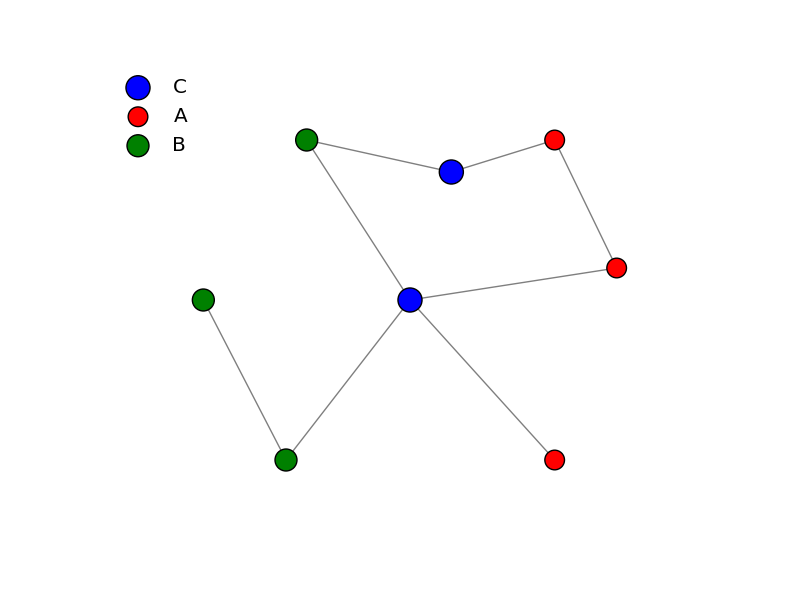

Recreate this plot in Python.
#!/usr/bin/env python
# coding=utf8
#
# Author: Archer Reilly
# Date: 10/Apr/2016
# File: localmarkov.py
# Desc: draw graph of undirected with different node type for local markov
# property.
#
# Produced By CSRGXTU
import matplotlib.pyplot as plt
import networkx as nx
from numpy import array

G = nx.Graph()

# add 6 same nodes
nodes = [1, 2, 3, 4, 5, 6, 7, 8, 9, 10]
G.add_nodes_from(nodes)

# nodes coordinates
pos = nx.spring_layout(G)
pos[1] = array([-1,  0]) # O[1]
pos[2] = array([-0.6, -1]) #W[0]
pos[3] = array([0.7, -1]) #W[1]
pos[4] = array([1,  0.2]) #W[2]
pos[5] = array([-0.5,  1]) #W[3]
pos[6] = array([0, 0]) # o
pos[7] = array([0.7, 1]) #O[2]
pos[8] = array([0.2, 0.8]) #O[3]
pos[9] = array([-1, 1]) # O[0]
pos[10] = array([1, -1]) #O[4]

# add edges between nodes
# edges = [(1, 2), (1, 6), (2, 4), (3, 4), (3, 6), (4, 6), (5, 6)]
edges = [(6, 2), (6, 3), (6, 4), (6,5), (2, 1), (4, 7), (7, 8), (5, 8)]
G.add_edges_from(edges)

# draw the nodes
nx.draw_networkx_nodes(G, pos, nodelist=[6, 8], node_color='b', node_size=300, alpha=1, label='C')
nx.draw_networkx_nodes(G, pos, nodelist=[3, 4, 7], node_color='r', node_size=200, alpha=1, label='A')
nx.draw_networkx_nodes(G, pos, nodelist=[5, 2, 1], node_color='g', node_size=250, alpha=1, label='B')
# nx.draw_networkx_nodes(G, pos, nodelist=[1], node_color='r', node_size=300, alpha=1)
# nx.draw_networkx_nodes(G, pos, nodelist=[3, 6], node_color='b', node_size=300, alpha=1)
# nx.draw_networkx_nodes(G, pos, nodelist=[4, 5], node_color='g', node_size=300, alpha=1)
# draw the edges
# nx.draw_networkx_edges(G, pos, width=1.0, alpha=0.5)
nx.draw_networkx_edges(G, pos, edgelist=edges, width=1.0, alpha=0.5)
# nx.drawl(G)

# use plt plot the graph and remove axis
plt.axis('off')
plt.legend(scatterpoints=1, loc='upper left', frameon=False)
plt.savefig("globalmarkov.png")
plt.savefig("globalmarkov.eps", format="eps")
plt.show()
